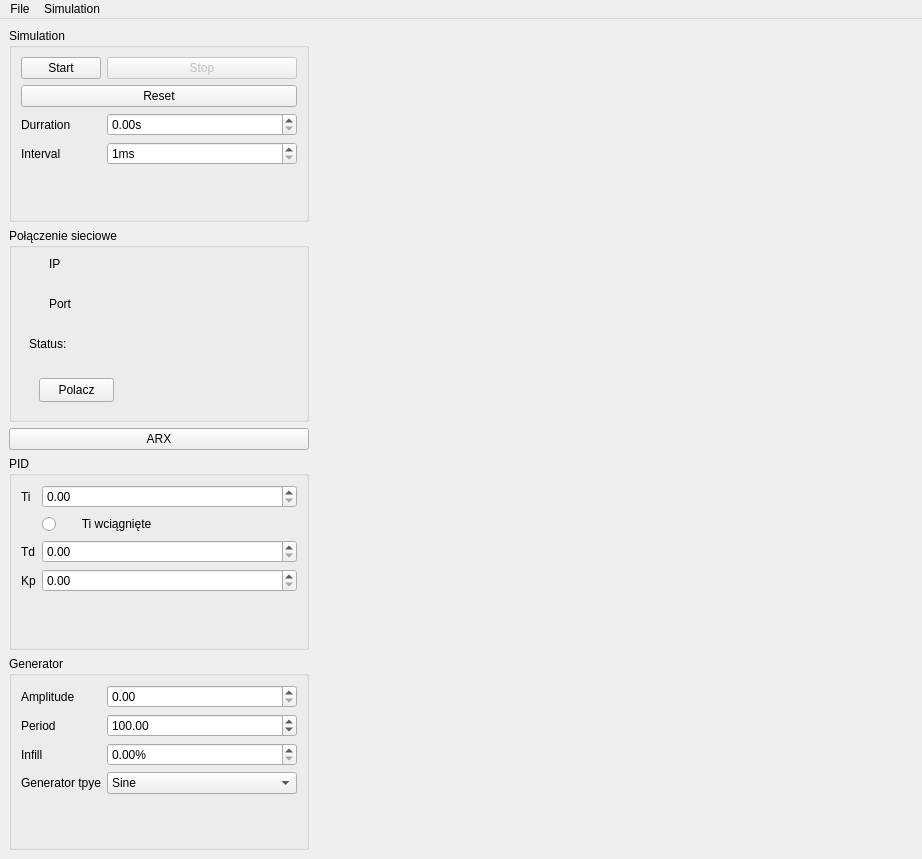
<?xml version="1.0" encoding="UTF-8"?>
<ui version="4.0">
 <class>MainWindow</class>
 <widget class="QMainWindow" name="MainWindow">
  <property name="geometry">
   <rect>
    <x>0</x>
    <y>0</y>
    <width>922</width>
    <height>859</height>
   </rect>
  </property>
  <property name="windowTitle">
   <string>MainWindow</string>
  </property>
  <widget class="QWidget" name="centralwidget">
   <layout class="QHBoxLayout" name="horizontalLayout">
    <item>
     <layout class="QVBoxLayout" name="verticalLayout">
      <item>
       <widget class="QGroupBox" name="groupBox_4">
        <property name="sizePolicy">
         <sizepolicy hsizetype="Preferred" vsizetype="Expanding">
          <horstretch>0</horstretch>
          <verstretch>0</verstretch>
         </sizepolicy>
        </property>
        <property name="maximumSize">
         <size>
          <width>500</width>
          <height>16777215</height>
         </size>
        </property>
        <property name="title">
         <string>Simulation</string>
        </property>
        <layout class="QFormLayout" name="formLayout_5">
         <property name="sizeConstraint">
          <enum>QLayout::SizeConstraint::SetDefaultConstraint</enum>
         </property>
         <item row="0" column="0">
          <widget class="QPushButton" name="simulation_start_button">
           <property name="text">
            <string>Start</string>
           </property>
           <property name="icon">
            <iconset theme="QIcon::ThemeIcon::MediaPlaybackStart"/>
           </property>
          </widget>
         </item>
         <item row="0" column="1">
          <widget class="QPushButton" name="simulation_stop_button">
           <property name="enabled">
            <bool>false</bool>
           </property>
           <property name="text">
            <string>Stop</string>
           </property>
           <property name="icon">
            <iconset theme="QIcon::ThemeIcon::MediaPlaybackPause"/>
           </property>
          </widget>
         </item>
         <item row="1" column="0" colspan="2">
          <widget class="QPushButton" name="simulation_reset_button">
           <property name="text">
            <string>Reset</string>
           </property>
           <property name="icon">
            <iconset theme="QIcon::ThemeIcon::SystemReboot"/>
           </property>
          </widget>
         </item>
         <item row="2" column="0">
          <widget class="QLabel" name="label_10">
           <property name="text">
            <string>Durration</string>
           </property>
          </widget>
         </item>
         <item row="2" column="1">
          <widget class="QDoubleSpinBox" name="simulation_duration_input">
           <property name="suffix">
            <string>s</string>
           </property>
          </widget>
         </item>
         <item row="3" column="0">
          <widget class="QLabel" name="label_14">
           <property name="text">
            <string>Interval</string>
           </property>
          </widget>
         </item>
         <item row="3" column="1">
          <widget class="QSpinBox" name="simulation_interval_input">
           <property name="suffix">
            <string>ms</string>
           </property>
           <property name="minimum">
            <number>1</number>
           </property>
           <property name="maximum">
            <number>99999999</number>
           </property>
           <property name="singleStep">
            <number>10</number>
           </property>
          </widget>
         </item>
        </layout>
       </widget>
      </item>
      <item>
       <widget class="QGroupBox" name="groupBox">
        <property name="sizePolicy">
         <sizepolicy hsizetype="Minimum" vsizetype="Expanding">
          <horstretch>0</horstretch>
          <verstretch>0</verstretch>
         </sizepolicy>
        </property>
        <property name="minimumSize">
         <size>
          <width>300</width>
          <height>0</height>
         </size>
        </property>
        <property name="maximumSize">
         <size>
          <width>500</width>
          <height>16777215</height>
         </size>
        </property>
        <property name="title">
         <string>Połączenie sieciowe</string>
        </property>
        <widget class="QLabel" name="ip">
         <property name="geometry">
          <rect>
           <x>40</x>
           <y>20</y>
           <width>121</width>
           <height>31</height>
          </rect>
         </property>
         <property name="text">
          <string>IP</string>
         </property>
        </widget>
        <widget class="QLabel" name="port">
         <property name="geometry">
          <rect>
           <x>40</x>
           <y>60</y>
           <width>121</width>
           <height>31</height>
          </rect>
         </property>
         <property name="text">
          <string>Port</string>
         </property>
        </widget>
        <widget class="QLabel" name="Status">
         <property name="geometry">
          <rect>
           <x>20</x>
           <y>100</y>
           <width>300</width>
           <height>31</height>
          </rect>
         </property>
         <property name="minimumSize">
          <size>
           <width>300</width>
           <height>0</height>
          </size>
         </property>
         <property name="text">
          <string>Status:</string>
         </property>
        </widget>
        <widget class="QPushButton" name="btnPolacz">
         <property name="geometry">
          <rect>
           <x>30</x>
           <y>150</y>
           <width>75</width>
           <height>24</height>
          </rect>
         </property>
         <property name="text">
          <string>Polacz</string>
         </property>
        </widget>
       </widget>
      </item>
      <item>
       <widget class="QPushButton" name="ArxButton">
        <property name="text">
         <string>ARX</string>
        </property>
       </widget>
      </item>
      <item>
       <layout class="QHBoxLayout" name="horizontalLayout_2"/>
      </item>
      <item>
       <widget class="QGroupBox" name="groupBox_2">
        <property name="sizePolicy">
         <sizepolicy hsizetype="Minimum" vsizetype="Expanding">
          <horstretch>0</horstretch>
          <verstretch>0</verstretch>
         </sizepolicy>
        </property>
        <property name="maximumSize">
         <size>
          <width>500</width>
          <height>16777215</height>
         </size>
        </property>
        <property name="title">
         <string>PID</string>
        </property>
        <layout class="QFormLayout" name="formLayout_3">
         <item row="0" column="0">
          <widget class="QLabel" name="label_2">
           <property name="text">
            <string>Ti</string>
           </property>
          </widget>
         </item>
         <item row="0" column="1">
          <widget class="QDoubleSpinBox" name="pid_ti_input"/>
         </item>
         <item row="2" column="0">
          <widget class="QLabel" name="label_8">
           <property name="text">
            <string>Td</string>
           </property>
          </widget>
         </item>
         <item row="2" column="1">
          <widget class="QDoubleSpinBox" name="pid_td_input"/>
         </item>
         <item row="4" column="0">
          <widget class="QLabel" name="label_9">
           <property name="text">
            <string>Kp</string>
           </property>
          </widget>
         </item>
         <item row="4" column="1">
          <widget class="QDoubleSpinBox" name="pid_kp_input"/>
         </item>
         <item row="1" column="1">
          <widget class="QRadioButton" name="radioButton">
           <property name="text">
            <string>      Ti wciągnięte</string>
           </property>
          </widget>
         </item>
        </layout>
       </widget>
      </item>
      <item>
       <widget class="QGroupBox" name="groupBox_3">
        <property name="sizePolicy">
         <sizepolicy hsizetype="Minimum" vsizetype="Expanding">
          <horstretch>0</horstretch>
          <verstretch>0</verstretch>
         </sizepolicy>
        </property>
        <property name="maximumSize">
         <size>
          <width>500</width>
          <height>16777215</height>
         </size>
        </property>
        <property name="title">
         <string>Generator</string>
        </property>
        <layout class="QFormLayout" name="formLayout_4">
         <item row="0" column="0">
          <widget class="QLabel" name="label_3">
           <property name="text">
            <string>Amplitude</string>
           </property>
          </widget>
         </item>
         <item row="0" column="1">
          <widget class="QDoubleSpinBox" name="generator_amplitude_input">
           <property name="minimum">
            <double>0.000000000000000</double>
           </property>
          </widget>
         </item>
         <item row="1" column="0">
          <widget class="QLabel" name="label_11">
           <property name="text">
            <string>Period</string>
           </property>
          </widget>
         </item>
         <item row="1" column="1">
          <widget class="QDoubleSpinBox" name="generator_frequency_input">
           <property name="minimum">
            <double>0.010000000000000</double>
           </property>
           <property name="maximum">
            <double>9999.000000000000000</double>
           </property>
           <property name="value">
            <double>100.000000000000000</double>
           </property>
          </widget>
         </item>
         <item row="2" column="0">
          <widget class="QLabel" name="label_13">
           <property name="text">
            <string>Infill</string>
           </property>
          </widget>
         </item>
         <item row="2" column="1">
          <widget class="QDoubleSpinBox" name="generator_infill_input">
           <property name="prefix">
            <string/>
           </property>
           <property name="suffix">
            <string>%</string>
           </property>
           <property name="maximum">
            <double>100.000000000000000</double>
           </property>
          </widget>
         </item>
         <item row="3" column="0">
          <widget class="QLabel" name="label_12">
           <property name="text">
            <string>Generator tpye</string>
           </property>
          </widget>
         </item>
         <item row="3" column="1">
          <widget class="QComboBox" name="generator_generatortype_input">
           <item>
            <property name="text">
             <string>Sine</string>
            </property>
           </item>
           <item>
            <property name="text">
             <string>Square</string>
            </property>
           </item>
           <item>
            <property name="text">
             <string>Triangle</string>
            </property>
           </item>
           <item>
            <property name="text">
             <string>Sawtooth</string>
            </property>
           </item>
           <item>
            <property name="text">
             <string>Single Jump</string>
            </property>
           </item>
          </widget>
         </item>
        </layout>
        <zorder>generator_infill_input</zorder>
        <zorder>label_3</zorder>
        <zorder>generator_amplitude_input</zorder>
        <zorder>label_11</zorder>
        <zorder>generator_frequency_input</zorder>
        <zorder>label_12</zorder>
        <zorder>generator_generatortype_input</zorder>
        <zorder>label_13</zorder>
       </widget>
      </item>
     </layout>
    </item>
    <item>
     <layout class="QVBoxLayout" name="verticalLayout_2">
      <item>
       <widget class="ChartWidget" name="widget_2" native="true">
        <property name="sizePolicy">
         <sizepolicy hsizetype="Expanding" vsizetype="Expanding">
          <horstretch>3</horstretch>
          <verstretch>0</verstretch>
         </sizepolicy>
        </property>
       </widget>
      </item>
      <item>
       <widget class="Line" name="line">
        <property name="orientation">
         <enum>Qt::Orientation::Vertical</enum>
        </property>
       </widget>
      </item>
      <item>
       <widget class="ChartWidget" name="widget" native="true">
        <property name="sizePolicy">
         <sizepolicy hsizetype="Expanding" vsizetype="Expanding">
          <horstretch>3</horstretch>
          <verstretch>0</verstretch>
         </sizepolicy>
        </property>
       </widget>
      </item>
      <item>
       <widget class="Line" name="line_3">
        <property name="orientation">
         <enum>Qt::Orientation::Vertical</enum>
        </property>
       </widget>
      </item>
      <item>
       <widget class="ChartWidget" name="widget_3" native="true">
        <property name="sizePolicy">
         <sizepolicy hsizetype="Expanding" vsizetype="Expanding">
          <horstretch>3</horstretch>
          <verstretch>0</verstretch>
         </sizepolicy>
        </property>
       </widget>
      </item>
     </layout>
    </item>
   </layout>
  </widget>
  <widget class="QMenuBar" name="menuBar">
   <property name="geometry">
    <rect>
     <x>0</x>
     <y>0</y>
     <width>922</width>
     <height>22</height>
    </rect>
   </property>
   <widget class="QMenu" name="menuFile">
    <property name="title">
     <string>File</string>
    </property>
    <addaction name="action_save_as"/>
    <addaction name="action_open"/>
   </widget>
   <widget class="QMenu" name="menuSimulation">
    <property name="title">
     <string>Simulation</string>
    </property>
    <addaction name="action_export"/>
    <addaction name="action_simulation_open"/>
   </widget>
   <addaction name="menuFile"/>
   <addaction name="menuSimulation"/>
  </widget>
  <action name="actionOpen">
   <property name="text">
    <string>Open</string>
   </property>
  </action>
  <action name="actionSave">
   <property name="checkable">
    <bool>false</bool>
   </property>
   <property name="text">
    <string>Save</string>
   </property>
  </action>
  <action name="actionOpen_2">
   <property name="text">
    <string>Open</string>
   </property>
  </action>
  <action name="action_save_as">
   <property name="text">
    <string>Save As...</string>
   </property>
  </action>
  <action name="action_open">
   <property name="text">
    <string>Open...</string>
   </property>
  </action>
  <action name="action_export">
   <property name="text">
    <string>Export...</string>
   </property>
  </action>
  <action name="action_simulation_open">
   <property name="text">
    <string>Open...</string>
   </property>
  </action>
 </widget>
 <customwidgets>
  <customwidget>
   <class>ChartWidget</class>
   <extends>QWidget</extends>
   <header>chartwidget.h</header>
   <container>1</container>
  </customwidget>
 </customwidgets>
 <resources/>
 <connections/>
</ui>
